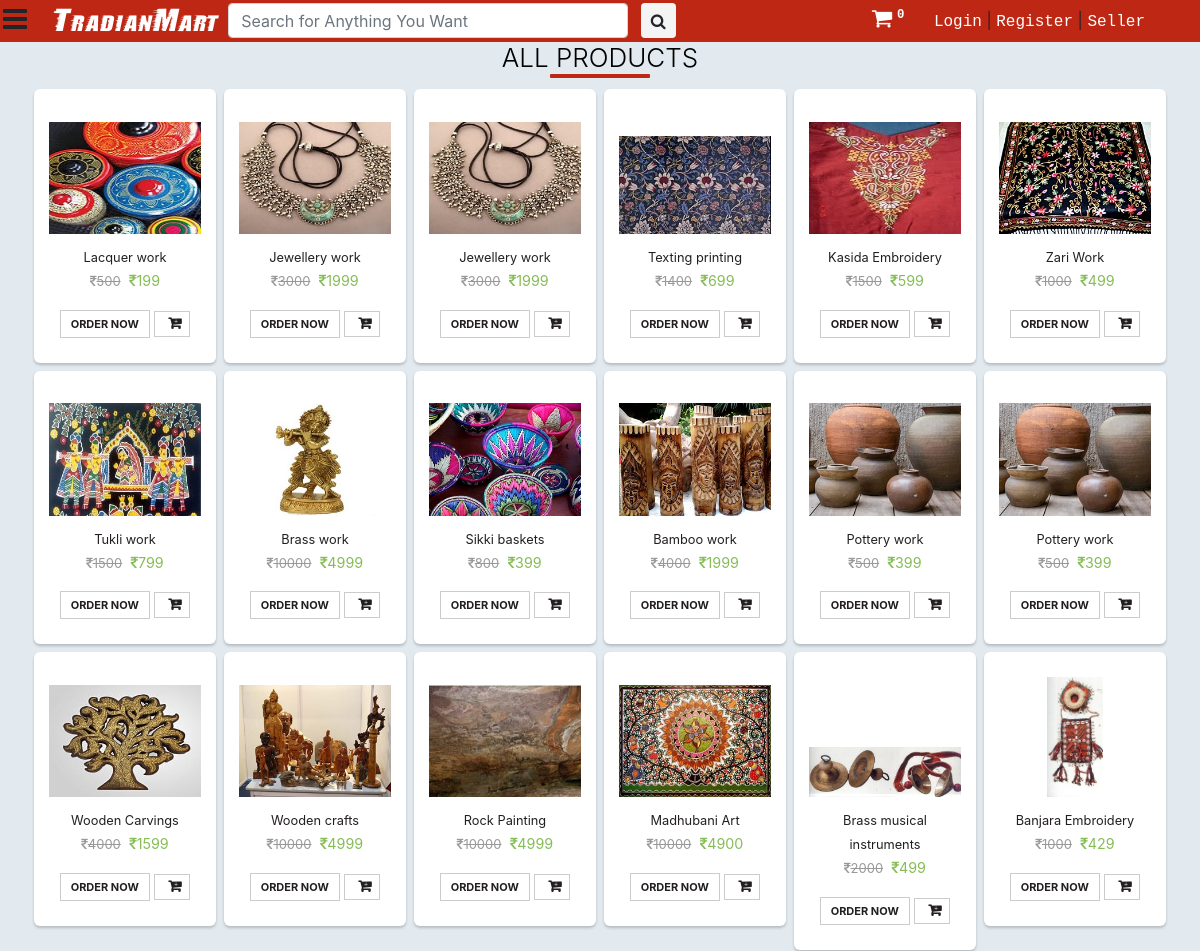
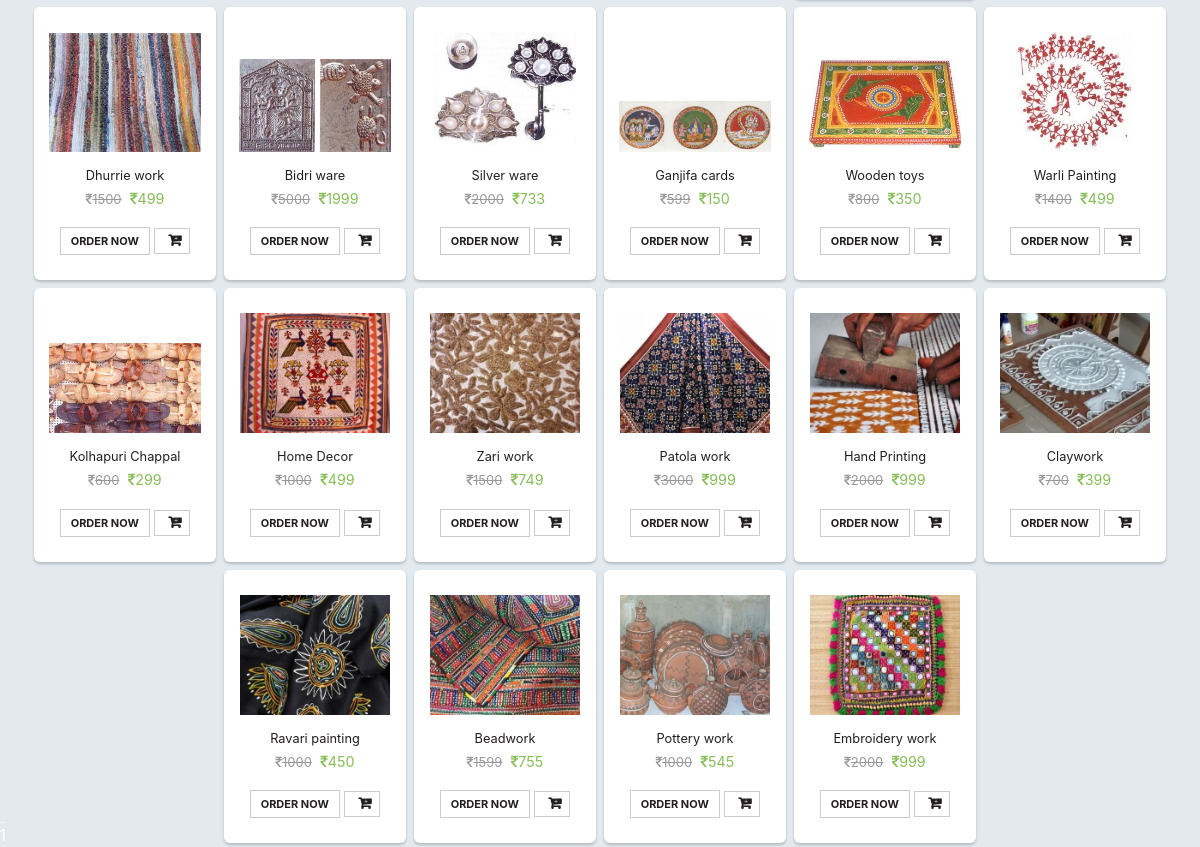
The app's page /search/ with its own data (2 pictures, top to bottom).
### saler/models.py (models this page shows, shortened)
class Product(models.Model):
	GST_CHOICES = (("0",'0'),("3",'3'),("5",'5'),("12",'12'),("18",'18'),("28",'28'))
	product_id = models.BigAutoField(primary_key=True)
	product_id2 = models.CharField(max_length=100,default='')
	shop = models.ForeignKey(User, on_delete=models.CASCADE,default='')
	product_name = models.CharField(max_length=100)
	category = models.ForeignKey(category, default="", verbose_name="Category", on_delete=models.SET_DEFAULT, null=True)
	subcategory = models.CharField(max_length=50, default="")
	price = models.IntegerField(default=0)
	price_not = models.IntegerField(default=999)
	desc = models.TextField()
	gst = models.CharField(default='0',max_length=3,choices=GST_CHOICES)
	pub_date = models.DateField(auto_now=True)
	image1 = models.ImageField(upload_to='products/images', default="",null=True)
	image2 = models.ImageField(upload_to='products/images', default="",null=True,blank=True)
	image3 = models.ImageField(upload_to='products/images', default="",null=True,blank=True)
	image4 = models.ImageField(upload_to='products/images', default="",null=True,blank=True)
	image5 = models.ImageField(upload_to='products/images', default="",null=True,blank=True)

### main/views.py (the view)
# urls.py: path('search/', views.search, name="search"),
def search(request):
	query = request.GET.get('query', '')
	prods = []
	for prod in [i for i in Product.objects.all() ]:
		if query.lower() in prod.product_name.lower() or query.lower() in prod.desc.lower() or query.lower() in prod.subcategory.lower():
			prods.append([prod,[item for item in ProductSize.objects.filter(product=prod)]])
	params = {
		'product':prods,
		'cart_element_no' : len([p for p in Cart.objects.all() if p.user == request.user]),
		'category':category.objects.all(),
		}
	return render(request, 'main/view_all.html', params)

### main/templatetags/app_tags.py (called while the page is built)
@register.filter(name='split')
def split(str, key):
    return str.split(key)

### saler/models.py (called while the page is built)
	def __str__(self):
		return f'{self.name}'

### main/templates/main/view_all.html (shortened to what this page needs)
{% extends 'main/base.html' %}
{% load static %}
{% block main_body %}
<div class="container-fluid" style="background-color: #e2eaef;">
		<h2>All <b>{{catg}}</b> Products</h2>
		<div class="row pt-1" style="justify-content: center;">
			{% for i in product reversed %}
			<div class="p-1 prod1212">
				<a href="{% url 'home' %}product/{{i.0.product_id}}" style="text-decoration: none; color: #231f20">
				<div class="thumb-wrapper">
					<div class="img-box">
						<img src="{{i.0.image1.url}}" class="img-responsive img-fluid" alt="">
					</div>
					<div class="thumb-content">
						<small>{{i.0.product_name}}</small>
						<p class="item-price"><strike><i class="fa fa-inr"
														aria-hidden="true"></i>{{i.0.price_not}}</strike> <span><i class="fa fa-inr"
												aria-hidden="true"></i>{{i.0.price}}</span></p>
						<div>
							{% if i.1 %}
							<a p_id="{{i.0.product_id}}" class="btn btn-primary oprbtn" id="ord{{i.0.product_id}}">Order Now</a>
							<div id="ord{{i.0.product_id}}sizesof" style="display: none;">
								{% for me in i.1 %}
								<form method="GET" style="display: inline;" action="/order_now">
														<input type="text" name="prod_id" value="{{i.0.product_id}}" style="display: none;">
														<input type="size" name="prod_size" value="{{me.size}}" style="display: none;">
														<button type="submit" class="btn pt-1 pb-1 pr-2 pl-2">{{me.size}}</button>
													</form>
								{% endfor %}
							</div>
							<a p_id="{{i.0.product_id}}" class="btn btn-primary oprbtn"  style="padding: 5px 10px 5px 5px;" id="atc{{i.0.product_id}}"><i class="fa fa-cart-plus" aria-hidden="true"></i></a>
							<div id="atc{{i.0.product_id}}sizesof" style="display: none;">
								{% for me in i.1 %}
								<a prod_id="{{i.0.product_id}}" class="btn pt-1 pb-1 pr-2 pl-2 add_to_cart">{{me.size}}</a>
								{% endfor %}
							</div>
							{% else %}
											<form method="GET" style="display: inline;" action="/order_now">
														<button type="submit" class="btn btn-primary oprbtn">Order Now</button>
													</form>
												<a prod_id="{{i.0.product_id}}" class="btn pt-1 pb-1 pr-2 pl-2 add_to_cart"><i class="fa fa-cart-plus" aria-hidden="true"></i></a>
										{% endif %}
						</div>
					</div>
				</div>
				</a>
			</div>
			{% endfor %}
		</div>
</div>
{% endblock main_body %}

### main/static/main/css/style.css (style rules this page uses)
body a { text-decoration:none; transition:0.5s all; -webkit-transition:0.5s all; -moz-transition:0.5s all; -o-transition:0.5s all; -ms-transition:0.5s all; }
.item-price { font-size: 13px; padding: 2px 0; }
.item-price strike { color: #999; margin-right: 5px; }
.item-price span { color: #86bd57; font-size: 110%; }

### main/templates/main/view_all.html (style rules this page uses)
.prod1212 .thumb-wrapper { padding: 25px 15px; background: #fff; border-radius: 6px; text-align: center; position: relative; box-shadow: 0 2px 3px rgba(0,0,0,0.2); }
.prod1212 .img-box { height: 120px; margin-bottom: 10px; width: 100%; position: relative; }
.prod1212 img { max-width: 100%; max-height: 100%; display: inline-block; position: absolute; bottom: 0; margin: 0 auto; left: 0; right: 0; }
.prod1212 .thumb-content .btn { color: #231f20; border-radius: 0; font-size: 11px; text-transform: uppercase; font-weight: bold; background: none; border: 1px solid #ccc; padding: 5px 10px; line-height: 16px; }
.prod1212 .thumb-content .btn i { font-size: 14px; font-weight: bold; margin-left: 5px; }
h2 { color: #000; font-size: 26px; font-weight: 300; text-align: center; text-transform: uppercase; position: relative; }
h2::after { content: ""; width: 100px; position: absolute; margin: 0 auto; height: 4px; border-radius: 1px; background: #be2714; left: 0; right: 0; bottom: -5px; }
.item-price { font-size: 13px; padding: 2px 0; }
.prod1212 { width: 190px; }

### records on screen
Product: image1 (picture), product_name "Lacquer work", price_not "500", price "199"
Product: image1 (picture), product_name "Jewellery work", price_not "3000", price "1999"
Product: image1 (picture), product_name "Jewellery work", price_not "3000", price "1999"
Product: image1 (picture), product_name "Texting printing", price_not "1400", price "699"
Product: image1 (picture), product_name "Kasida Embroidery", price_not "1500", price "599"
Product: image1 (picture), product_name "Zari Work", price_not "1000", price "499"
Product: image1 (picture), product_name "Tukli work", price_not "1500", price "799"
Product: image1 (picture), product_name "Brass work", price_not "10000", price "4999"
Product: image1 (picture), product_name "Sikki baskets", price_not "800", price "399"
Product: image1 (picture), product_name "Bamboo work", price_not "4000", price "1999"
Product: image1 (picture), product_name "Pottery work", price_not "500", price "399"
Product: image1 (picture), product_name "Pottery work", price_not "500", price "399"
Product: image1 (picture), product_name "Wooden Carvings", price_not "4000", price "1599"
Product: image1 (picture), product_name "Wooden crafts", price_not "10000", price "4999"
Product: image1 (picture), product_name "Rock Painting", price_not "10000", price "4999"
Product: image1 (picture), product_name "Madhubani Art", price_not "10000", price "4900"
Product: image1 (picture), product_name "Brass musical instruments", price_not "2000", price "499"
Product: image1 (picture), product_name "Banjara Embroidery", price_not "1000", price "429"
Product: image1 (picture), product_name "Dhurrie work", price_not "1500", price "499"
Product: image1 (picture), product_name "Bidri ware", price_not "5000", price "1999"
Product: image1 (picture), product_name "Silver ware", price_not "2000", price "733"
Product: image1 (picture), product_name "Ganjifa cards", price_not "599", price "150"
Product: image1 (picture), product_name "Wooden toys", price_not "800", price "350"
Product: image1 (picture), product_name "Warli Painting", price_not "1400", price "499"
Product: image1 (picture), product_name "Kolhapuri Chappal", price_not "600", price "299"
Product: image1 (picture), product_name "Home Decor", price_not "1000", price "499"
Product: image1 (picture), product_name "Zari work", price_not "1500", price "749"
Product: image1 (picture), product_name "Patola work", price_not "3000", price "999"
Product: image1 (picture), product_name "Hand Printing", price_not "2000", price "999"
Product: image1 (picture), product_name "Claywork", price_not "700", price "399"
Product: image1 (picture), product_name "Ravari painting", price_not "1000", price "450"
Product: image1 (picture), product_name "Beadwork", price_not "1599", price "755"
Product: image1 (picture), product_name "Pottery work", price_not "1000", price "545"
Product: image1 (picture), product_name "Embroidery work", price_not "2000", price "999"

### other values on screen
{{ cart_element_no }} "0"
